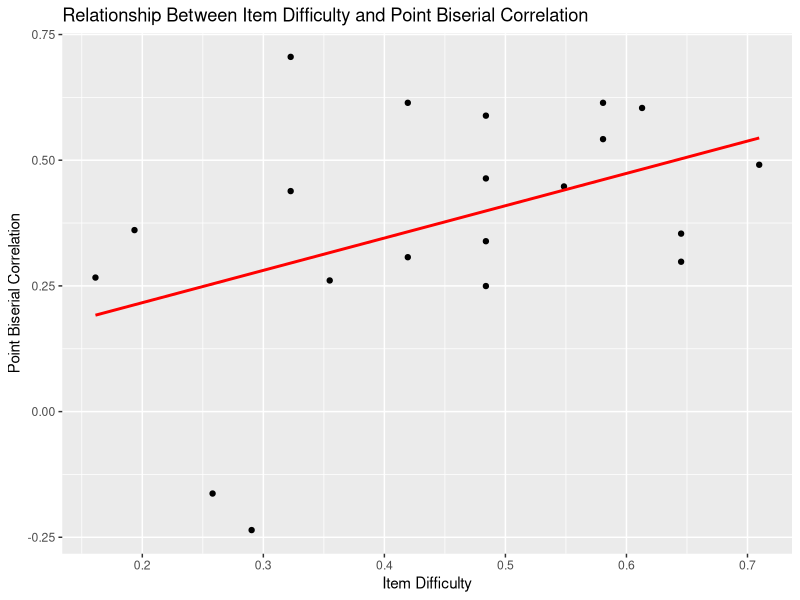

Recreate this plot in R.
## ---- chunk 1
# Load necessary libraries
library(tidyverse)
library(psych)
library(ggplot2)

## ---- chunk 2
df <- readxl::read_xlsx("MAMS and Dental Combined for Analysis.xlsx")
## ---- chunk 3
df_students <- df[2:32, ]

head(df_students)
# Define the new column names for the questions
question_names <- paste0("Q", 1:20)  # Generates Q1, Q2, ..., Q20

# Rename only the question columns
colnames(df_students)[2:21] <- question_names

head(df_students)

## ---- chunk 4
# Compute item difficulty as the mean proportion of correct responses
item_difficulty <- df_students %>%
  summarise(across(Q1:Q20, ~ mean(as.numeric(.), na.rm = TRUE))) %>%
  pivot_longer(cols = everything(), names_to = "Item", values_to = "Item_Difficulty")

print(item_difficulty)
## ---- chunk 5
# Compute point biserial correlation for each question using Pearson correlation
point_biserial <- map_df(paste0("Q", 1:20), function(q) {
  cor_value <- cor.test(as.numeric(df_students[[q]]), as.numeric(df_students$`Total Score`), method = "pearson")$estimate
  tibble(Item = q, Point_Biserial_Correlation = cor_value)
})

print(point_biserial)
## ---- chunk 6
# Combine item difficulty and point biserial correlation data
combined_IDPB <- left_join(item_difficulty, point_biserial, by = "Item")

print(combined_IDPB)
## ---- chunk 7
correlation_result <- cor(combined_IDPB$Item_Difficulty, 
                          combined_IDPB$Point_Biserial_Correlation, 
                          use = "complete.obs")

print(paste("Pearson Correlation coef between Item Difficulty and Point Biserial Correlation:", round(correlation_result, 3)))
## ---- chunk 8
ggplot(combined_IDPB, aes(x = Item_Difficulty, y = Point_Biserial_Correlation)) +
  geom_point() +
  geom_smooth(method = "lm", se = FALSE, color = "red") +
  labs(title = "Relationship Between Item Difficulty and Point Biserial Correlation",
       x = "Item Difficulty",
       y = "Point Biserial Correlation")
## ---- chunk 9
spearman_corr <- cor(combined_IDPB$Item_Difficulty, 
                     combined_IDPB$Point_Biserial_Correlation, 
                     method = "spearman", use = "complete.obs")
print(paste("Spearman's Rank Correlation coef:", round(spearman_corr, 3)))
## ---- chunk 10
kendall_corr <- cor(combined_IDPB$Item_Difficulty, 
                    combined_IDPB$Point_Biserial_Correlation, 
                     method = "kendall")

print(paste("Kendall Correlation coef:", round(kendall_corr, 3)))
## ---- chunk 11
#Combine the number of flaws into the data set
Flaws <- readxl::read_xlsx("Final Item Flaw Scores 2025.xlsx")
flaws <- c(0, 2, 1, 1, 0, 0, 2, 1, 0, 0, 1, 1, 1, 2, 3, 3, 1, 5, 3, 5)
item_difficulty$Flaws <- flaws
head(item_difficulty)
spearman_corr <- cor(item_difficulty$Flaws, item_difficulty$Item_Difficulty, method = "spearman")
print(spearman_corr)
## ---- chunk 12
point_biserial$Flaws <- flaws
spearman_corr1 <- cor(point_biserial$Flaws, point_biserial$Point_Biserial_Correlation, method = "spearman")
print(spearman_corr1)
## ---- chunk 13
item_difficulty$point_biserial <- point_biserial$Point_Biserial_Correlation
spearman_corr2 <- cor(item_difficulty$Item_Difficulty, item_difficulty$point_biserial, method = "spearman")
print(spearman_corr2)
